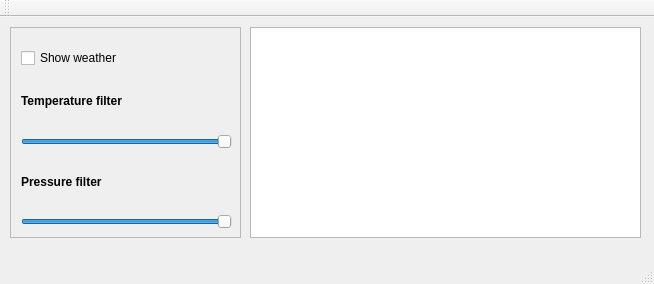
<?xml version="1.0" encoding="UTF-8"?>
<ui version="4.0">
 <class>MainWindow</class>
 <widget class="QMainWindow" name="MainWindow">
  <property name="geometry">
   <rect>
    <x>0</x>
    <y>0</y>
    <width>654</width>
    <height>284</height>
   </rect>
  </property>
  <property name="windowTitle">
   <string>Aseban Skywatch v1.2 (2026)</string>
  </property>
  <widget class="QWidget" name="centralwidget">
   <widget class="QTableView" name="tableView">
    <property name="geometry">
     <rect>
      <x>250</x>
      <y>10</y>
      <width>391</width>
      <height>211</height>
     </rect>
    </property>
   </widget>
   <widget class="QScrollArea" name="scrollArea">
    <property name="geometry">
     <rect>
      <x>10</x>
      <y>10</y>
      <width>231</width>
      <height>211</height>
     </rect>
    </property>
    <property name="widgetResizable">
     <bool>true</bool>
    </property>
    <widget class="QWidget" name="scrollAreaWidgetContents">
     <property name="geometry">
      <rect>
       <x>0</x>
       <y>0</y>
       <width>229</width>
       <height>209</height>
      </rect>
     </property>
     <widget class="QStackedWidget" name="stackedWidget">
      <property name="geometry">
       <rect>
        <x>0</x>
        <y>0</y>
        <width>231</width>
        <height>211</height>
       </rect>
      </property>
      <property name="currentIndex">
       <number>1</number>
      </property>
      <widget class="QWidget" name="pageFilterFlights">
       <property name="layoutDirection">
        <enum>Qt::LayoutDirection::LeftToRight</enum>
       </property>
       <widget class="QWidget" name="verticalLayoutWidget">
        <property name="geometry">
         <rect>
          <x>10</x>
          <y>20</y>
          <width>211</width>
          <height>181</height>
         </rect>
        </property>
        <layout class="QVBoxLayout" name="verticalLayoutFlights">
         <item>
          <widget class="QCheckBox" name="ShowFlightsCheckBox">
           <property name="text">
            <string>Show flights</string>
           </property>
          </widget>
         </item>
         <item>
          <widget class="QLabel" name="labelLat">
           <property name="font">
            <font>
             <bold>true</bold>
            </font>
           </property>
           <property name="text">
            <string>Latitude filter</string>
           </property>
          </widget>
         </item>
         <item>
          <widget class="QSlider" name="latitudeSlider">
           <property name="cursor">
            <cursorShape>PointingHandCursor</cursorShape>
           </property>
           <property name="value">
            <number>99</number>
           </property>
           <property name="tracking">
            <bool>true</bool>
           </property>
           <property name="orientation">
            <enum>Qt::Orientation::Horizontal</enum>
           </property>
          </widget>
         </item>
         <item>
          <widget class="QLabel" name="labelLon">
           <property name="font">
            <font>
             <bold>true</bold>
            </font>
           </property>
           <property name="text">
            <string>Longitude filter</string>
           </property>
          </widget>
         </item>
         <item>
          <widget class="QSlider" name="longitudeSlider">
           <property name="cursor">
            <cursorShape>PointingHandCursor</cursorShape>
           </property>
           <property name="value">
            <number>99</number>
           </property>
           <property name="tracking">
            <bool>true</bool>
           </property>
           <property name="orientation">
            <enum>Qt::Orientation::Horizontal</enum>
           </property>
          </widget>
         </item>
        </layout>
       </widget>
      </widget>
      <widget class="QWidget" name="pageFilterWeather">
       <widget class="QWidget" name="verticalLayoutWidget_2">
        <property name="geometry">
         <rect>
          <x>10</x>
          <y>20</y>
          <width>211</width>
          <height>181</height>
         </rect>
        </property>
        <layout class="QVBoxLayout" name="verticalLayoutWeather">
         <item>
          <widget class="QCheckBox" name="ShowWeatherCheckBox">
           <property name="text">
            <string>Show weather</string>
           </property>
          </widget>
         </item>
         <item>
          <widget class="QLabel" name="labelTemp">
           <property name="font">
            <font>
             <bold>true</bold>
            </font>
           </property>
           <property name="text">
            <string>Temperature filter</string>
           </property>
          </widget>
         </item>
         <item>
          <widget class="QSlider" name="temperatureSlider">
           <property name="cursor">
            <cursorShape>PointingHandCursor</cursorShape>
           </property>
           <property name="value">
            <number>99</number>
           </property>
           <property name="tracking">
            <bool>true</bool>
           </property>
           <property name="orientation">
            <enum>Qt::Orientation::Horizontal</enum>
           </property>
          </widget>
         </item>
         <item>
          <widget class="QLabel" name="labelPressure">
           <property name="font">
            <font>
             <bold>true</bold>
            </font>
           </property>
           <property name="text">
            <string>Pressure filter</string>
           </property>
          </widget>
         </item>
         <item>
          <widget class="QSlider" name="pressureSlider">
           <property name="cursor">
            <cursorShape>PointingHandCursor</cursorShape>
           </property>
           <property name="value">
            <number>99</number>
           </property>
           <property name="tracking">
            <bool>true</bool>
           </property>
           <property name="orientation">
            <enum>Qt::Orientation::Horizontal</enum>
           </property>
          </widget>
         </item>
        </layout>
       </widget>
      </widget>
     </widget>
    </widget>
   </widget>
  </widget>
  <widget class="QMenuBar" name="menubar">
   <property name="geometry">
    <rect>
     <x>0</x>
     <y>0</y>
     <width>654</width>
     <height>21</height>
    </rect>
   </property>
  </widget>
  <widget class="QStatusBar" name="statusbar"/>
  <widget class="QToolBar" name="toolBar">
   <property name="windowTitle">
    <string>toolBar</string>
   </property>
   <attribute name="toolBarArea">
    <enum>TopToolBarArea</enum>
   </attribute>
   <attribute name="toolBarBreak">
    <bool>false</bool>
   </attribute>
  </widget>
  <action name="actionFilter_Flights">
   <property name="icon">
    <iconset theme="QIcon::ThemeIcon::ZoomFitBest"/>
   </property>
   <property name="text">
    <string>Filter Flights</string>
   </property>
   <property name="toolTip">
    <string>&lt;html&gt;&lt;head/&gt;&lt;body&gt;&lt;p&gt;&lt;span style=&quot; font-weight:700;&quot;&gt;Fliter live flights by simple criteria&lt;/span&gt; (time, country, latitude, ...)&lt;span style=&quot; font-weight:700;&quot;&gt; (Ctrl+F)&lt;/span&gt;&lt;/p&gt;&lt;/body&gt;&lt;/html&gt;</string>
   </property>
   <property name="shortcut">
    <string>Ctrl+F</string>
   </property>
   <property name="menuRole">
    <enum>QAction::MenuRole::NoRole</enum>
   </property>
  </action>
  <action name="actionFilter_Weather">
   <property name="icon">
    <iconset theme="QIcon::ThemeIcon::WeatherClear"/>
   </property>
   <property name="text">
    <string>Filter Weather</string>
   </property>
   <property name="toolTip">
    <string>&lt;html&gt;&lt;head/&gt;&lt;body&gt;&lt;p&gt;&lt;span style=&quot; font-weight:700;&quot;&gt;Filter meaningful weather elements&lt;/span&gt; (time window, rain rate, visibility, tornado frequency, ...) &lt;span style=&quot; font-weight:700;&quot;&gt;(Ctrl+W)&lt;/span&gt;&lt;/p&gt;&lt;/body&gt;&lt;/html&gt;</string>
   </property>
   <property name="shortcut">
    <string>Ctrl+W</string>
   </property>
   <property name="menuRole">
    <enum>QAction::MenuRole::NoRole</enum>
   </property>
  </action>
  <action name="actionFlight_Analytics">
   <property name="icon">
    <iconset theme="QIcon::ThemeIcon::EditSelectAll"/>
   </property>
   <property name="text">
    <string>Flight Analytics</string>
   </property>
   <property name="toolTip">
    <string>&lt;html&gt;&lt;head/&gt;&lt;body&gt;&lt;p&gt;&lt;span style=&quot; font-weight:700;&quot;&gt;Analyse interesting patterns on the flights &lt;/span&gt;(density, average altitude, frequency, ...) &lt;span style=&quot; font-weight:700;&quot;&gt;(Ctrl+A)&lt;/span&gt;&lt;/p&gt;&lt;/body&gt;&lt;/html&gt;</string>
   </property>
   <property name="shortcut">
    <string>Ctrl+A</string>
   </property>
   <property name="menuRole">
    <enum>QAction::MenuRole::NoRole</enum>
   </property>
  </action>
  <action name="actionView_Tool">
   <property name="icon">
    <iconset theme="QIcon::ThemeIcon::EditFind"/>
   </property>
   <property name="text">
    <string>View Tool</string>
   </property>
   <property name="toolTip">
    <string>&lt;html&gt;&lt;head/&gt;&lt;body&gt;&lt;p&gt;&lt;span style=&quot; font-weight:700;&quot;&gt;Viewing tools&lt;/span&gt; (precise zoom, 3D pan, map layer, ...) &lt;span style=&quot; font-weight:700;&quot;&gt;(Ctrl+V)&lt;/span&gt;&lt;/p&gt;&lt;/body&gt;&lt;/html&gt;</string>
   </property>
   <property name="shortcut">
    <string>Ctrl+V</string>
   </property>
   <property name="menuRole">
    <enum>QAction::MenuRole::NoRole</enum>
   </property>
  </action>
  <action name="actionExport">
   <property name="icon">
    <iconset theme="QIcon::ThemeIcon::DocumentPageSetup"/>
   </property>
   <property name="text">
    <string>Export</string>
   </property>
   <property name="toolTip">
    <string>&lt;html&gt;&lt;head/&gt;&lt;body&gt;&lt;p&gt;&lt;span style=&quot; font-weight:700;&quot;&gt;Export various types of data &lt;/span&gt;(analytics charts, AI summary, map pdf, raw data, ...) &lt;span style=&quot; font-weight:700;&quot;&gt;(Ctrl+E)&lt;/span&gt;&lt;/p&gt;&lt;/body&gt;&lt;/html&gt;</string>
   </property>
   <property name="shortcut">
    <string>Ctrl+E</string>
   </property>
   <property name="menuRole">
    <enum>QAction::MenuRole::NoRole</enum>
   </property>
  </action>
  <action name="actionMarking_Tools">
   <property name="icon">
    <iconset theme="QIcon::ThemeIcon::MailMessageNew"/>
   </property>
   <property name="text">
    <string>Marking Tools</string>
   </property>
   <property name="toolTip">
    <string>&lt;html&gt;&lt;head/&gt;&lt;body&gt;&lt;p&gt;&lt;span style=&quot; font-weight:700;&quot;&gt;General and flight/weather specific markers&lt;/span&gt; (pin, ruler, path, label, flown corridor, turbulece indexing, ...) &lt;span style=&quot; font-weight:700;&quot;&gt;(Ctrl+M)&lt;/span&gt;&lt;/p&gt;&lt;/body&gt;&lt;/html&gt;</string>
   </property>
   <property name="shortcut">
    <string>Ctrl+M</string>
   </property>
   <property name="menuRole">
    <enum>QAction::MenuRole::NoRole</enum>
   </property>
  </action>
 </widget>
 <resources/>
 <connections/>
</ui>
